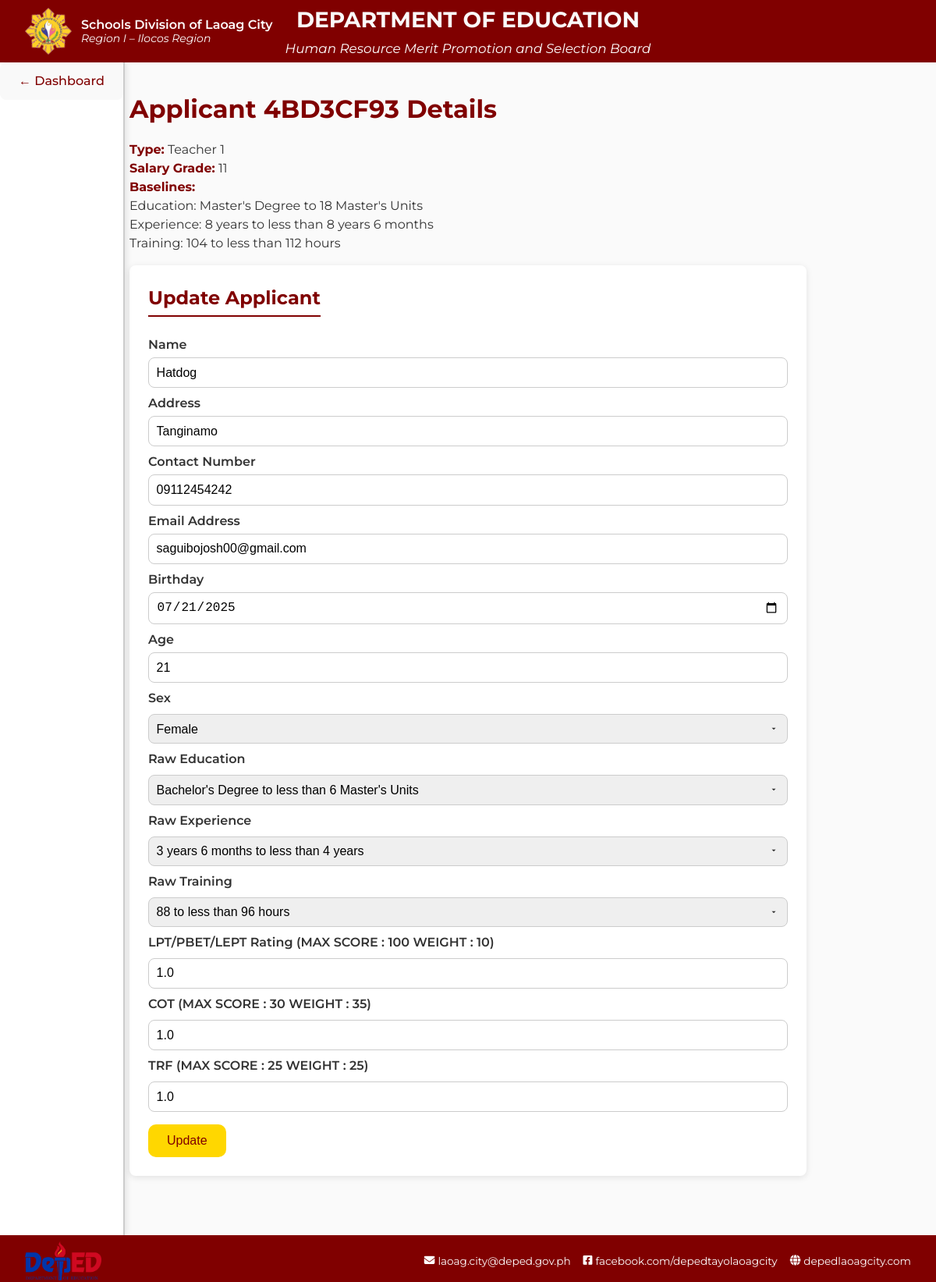
The page /admin/update_applicant/4BD3CF93 (signed in) on the database its author committed.
### app.py (models this page shows)
class Applicant(db.Model):
    __tablename__ = "applicants"
    code           = db.Column(db.UnicodeText, primary_key=True)
    interview_id   = db.Column(
                       db.String(8),
                       db.ForeignKey("interviews.id", ondelete="CASCADE"),
                       nullable=False
                     )
    name           = db.Column(db.UnicodeText, nullable=False)
    address        = db.Column(db.UnicodeText, nullable=False)
    contact_number = db.Column(db.UnicodeText, nullable=False)
    email_addr     = db.Column(db.UnicodeText, nullable=False)
    birthday       = db.Column(db.Date, nullable=False)
    age            = db.Column(db.Integer, nullable=False)
    sex            = db.Column(db.String(16), nullable=False)
    raw_edu        = db.Column(db.Integer, nullable=False)
    raw_exp        = db.Column(db.Integer, nullable=False)
    raw_trn        = db.Column(db.Integer, nullable=False)
    extra_data     = db.Column(db.Text, nullable=True)
    interview      = db.relationship(
                       "Interview",
                       back_populates="applicants"
                     )

class Interview(db.Model):
    __tablename__ = "interviews"
    id              = db.Column(db.UnicodeText, primary_key=True)
    date            = db.Column(db.Date, nullable=False)
    base_edu        = db.Column(db.Integer, nullable=False)
    base_exp        = db.Column(db.Integer, nullable=False)
    base_trn        = db.Column(db.Integer, nullable=False)
    type            = db.Column(
                        db.Enum(
                          "non teaching",
                          "teacher 1",
                          "school administration",
                          "related teaching",
                          "higher teaching",
                          name="interview_type"
                        ),
                        nullable=False,
                        default="non teaching"
                      )
    position_title  = db.Column(db.UnicodeText)
    sg_level        = db.Column(db.UnicodeText)
    weight_struct   = db.Column(db.UnicodeText)
    app_struct   = db.Column(db.UnicodeText)
    eval_struct   = db.Column(db.UnicodeText)
    status          = db.Column(db.String(7))
    evaluator_tokens = db.relationship(
        "EvaluatorToken",
        back_populates="interview",
        cascade="all, delete-orphan",
        passive_deletes=True
    )
    applicants = db.relationship(
        "Applicant",
        back_populates="interview",
        cascade="all, delete-orphan",
        passive_deletes=True
    )
    evaluations = db.relationship(
        "Evaluation",
        back_populates="interview",
        cascade="all, delete-orphan",
        passive_deletes=True
    )

### app.py (the view, shortened to what this page needs)
@app.route("/admin/update_applicant/<code>", methods=["GET", "POST"])
@admin_required
def update_applicant(code):
    applicant = Applicant.query.filter_by(
         code = code
    ).all()[0]
    interview = applicant.interview
    if interview.status == "close":
        flash(f"The interview is already closed you can't do that", "error")
        return redirect(url_for("admin_dashboard"))
    th = TableHandler()
    ed_labels = th.parse_table("table", "education")
    ex_labels = th.parse_table("table", "experience")
    tr_labels = th.parse_table("table", "training")
    applicant_structure = json.loads(interview.app_struct)
    weight_struct = json.loads(interview.weight_struct)
    return render_template("update_applicant.html",
                           interview=interview,
                           applicant=applicant,
                           applicant_structure=applicant_structure,
                           ed_labels=ed_labels,
                           ex_labels=ex_labels,
                           tr_labels=tr_labels,
                           extra_data_json=json.loads(applicant.extra_data))

### app.py (called while the page is built)
def admin_required(f):
    @wraps(f)
    def wrapper(*args, **kwargs):
        if not session.get("admin"):
            return redirect(url_for("admin_login"))
        return f(*args, **kwargs)
    return wrapper

### scripts/table_handler.py (called while the page is built)
    def parse_table(self, t_type: str = "table", s_type: str = "education") -> dict:
        path = f"{PATHS[t_type]}/{s_type}.json"
        try:
            with open(path, encoding="utf-8") as fp:
                return json.load(fp)
        except FileNotFoundError:
            return {}

### templates/update_applicant.html (shortened to what this page needs)
<!doctype html>
<html lang="en">
<head>
    <link href="https://cdnjs.cloudflare.com/ajax/libs/font-awesome/6.4.0/css/all.min.css" rel="stylesheet">
    <link rel="stylesheet" href="{{ url_for('static', filename='./css/admin_interview_detail.css') }}">
</head>
<body>
    <header class="site-banner" role="banner">
        <div class="banner-top">
            <div class="banner-left-group">
                <img src="{{ url_for('static', filename='images/deped_seal.png') }}" alt="DepEd Logo"
                    class="banner-logo" />
                <div class="banner-left-text">
                    <p class="sub-banner-dept">Schools Division of Laoag City</p>
                    <p class="sub-banner-region">Region I – Ilocos Region</p>
                </div>
            </div>
            <div class="banner-text">
                <h1>DEPARTMENT OF EDUCATION</h1>
                <p class="banner-subtitle">Human Resource Merit Promotion and Selection Board</p>
            </div>
        </div>
    </header>
    <main class="content-container" role="main">
    <div class="tab-nav">
    <a href="{{ url_for('admin_interview_detail', iid=applicant.interview.id) }}" class="btn-back">← Dashboard</a>
    </div>
        <h1>Applicant {{ applicant.code }} Details</h1>
        <p>
            <strong>Type:</strong> {{ interview.type.capitalize() }}<br>
            <strong>Salary Grade:</strong> {{ interview.sg_level.capitalize() }}<br>
            <strong>Baselines:</strong> <br> Education: {{ ed_labels[interview.base_edu|string] }} <br>
            Experience: {{ ex_labels[interview.base_exp|string] }} <br>
            Training: {{ tr_labels[interview.base_trn|string] }} <br>
        </p>
        <section id="update-applicant">
            <h2>Update Applicant</h2>
            <form   id="update-applicant-form" method="post" action="{{ url_for('update_applicant', code=applicant.code) }}">
                <label>Name
                    <input name="name" required value="{{ applicant.name }}">
                </label>
                <label>Address
                    <input name="address" required value="{{ applicant.address }}">
                </label>
                <label>Contact Number
                    <input name="contact_number" required value="{{ applicant.contact_number }}">
                </label>
                <label>Email Address
                    <input name="email_address" required value="{{ applicant.email_addr }}">
                </label>
                <label>Birthday
                    <input type="date" name="birthday" required value="{{ applicant.birthday }}">
                </label>
                <label>Age
                    <input type="number" name="age" min="0" required value="{{ applicant.age }}">
                </label>
                <label>Sex</label>
                <select name="sex" required>
                    <option value="Female" {% if applicant.sex=='Female' %}selected{% endif %}>Female</option>
                </select>
                <label>Raw Education</label>
                <select name="education" required>
                    {% for k, v in ed_labels.items() %}
                    <option value="{{ k }}" {% if k == applicant.raw_edu ~ '' %}selected{% endif %} >{{ v }}</option>
                    {% endfor %}
                </select>
                <label>Raw Experience</label>
                <select name="experience" required>
                    {% for k, v in ex_labels.items() %}
                    <option value="{{ k }}" {% if k == applicant.raw_exp ~ '' %}selected{% endif %} >{{ v }}</option>
                    {% endfor %}
                </select>
                <label>Raw Training</label>
                <select name="training" required>
                    {% for k, v in tr_labels.items() %}
                    <option value="{{ k }}" {% if k == applicant.raw_trn ~ '' %}selected{% endif %} >{{ v }}</option>
                    {% endfor %}
                </select>
                {% for k, v in applicant_structure.items() %}
                <label>{{ v['LABEL'] }} (MAX SCORE : {{ v['MAX_SCORE'] }} WEIGHT : {{ v['WEIGHT'] }})</label>
                <input type="number" name="{{ k }}" step="0.01" min="0" max="{{ v['MAX_SCORE'] }}" required value="{{ (extra_data_json.get(k, {}) / v.get('WEIGHT', 1) * v['MAX_SCORE']) | round(2)}}">
                {% endfor %}
                <div class="form-actions">
                    <button type="submit" class="btn-submit" id="trigger-update">Update</button>
                </div>
            </form>
        </section>
        <footer class="admin-footer" role="contentinfo">
            <div class="footer-content">
                <div class="footer-logos">
                    <img src="{{ url_for('static', filename='images/deped_logo.png') }}" alt="DepEd Logo" />
                </div>
                <div class="footer-links">
                    <a href="mailto:laoag.city@deped.gov.ph"><i class="fas fa-envelope"></i>laoag.city@deped.gov.ph</a>
                    <a href="https://www.facebook.com/depedtayolaoagcity" target="_blank"><i
                            class="fab fa-facebook-square"></i>facebook.com/depedtayolaoagcity</a>
                    <a href="https://www.depedlaoagcity.com" target="_blank"><i
                            class="fas fa-globe"></i>depedlaoagcity.com</a>
                </div>
            </div>
        </footer>
</body>
</html>

### rows shown on the page
Applicant: code "4BD3CF93", name "Hatdog", address "Tanginamo", contact_number "09112454242", email_address "saguibojosh00@gmail.com", birthday "07/21/2025", age "21", sex "Female", education "Bachelor's Degree to less than 6 Master's Units", experience "3 years 6 months to less than 4 years", training "88 to less than 96 hours"
Interview: type "Teacher 1", sg_level "11", base_edu "Master's Degree to 18 Master's Units", base_exp "8 years to less than 8 years 6 months", base_trn "104 to less than 112 hours"

### other values the page prints
{{ v['LABEL'] }} "LPT/PBET/LEPT Rating" "COT" "TRF"
{{ v['MAX_SCORE'] }} "100" "30" "25"
{{ v['WEIGHT'] }} "10" "35" "25"
